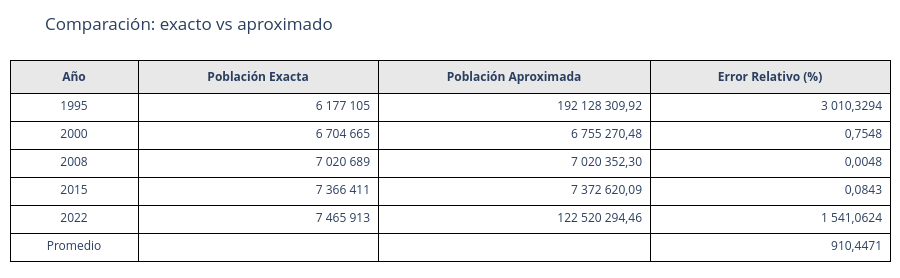

The notebook cell this image was saved under:
### Markdown cell above
## Error Relativo
### Fórmula 
$ |\frac {(Valor Exacto - Valor Aproximado)} {Valor Exacto} | *100$

### Code cell
error_relativo = np.abs((y_exacto - y_aprox) / y_exacto) * 100

tabla_plotly(
    "Comparación: exacto vs aproximado",
    ["Año", "Población Exacta", "Población Aproximada", "Error Relativo (%)"],
    [
        [str(int(a)) for a in x_test] + ["Promedio"],
        [fmt(v) for v in y_exacto] + [""],
        [fmt(v, 2) for v in y_aprox] + [""],
        [fmt(v, 4) for v in error_relativo] + [fmt(error_relativo.mean(), 4)],
    ],
    ["center", "right", "right", "right"],
    [80, 150, 170, 150],
)
print(f"Error relativo promedio: {fmt(error_relativo.mean(), 6)} %")

### Figure 1 — Plotly figure (JSON) as saved in the notebook; plotly's stock layout.template omitted (floating-point values rounded to 4 significant figures)
{"data": [{"cells": {"align": ["center", "right", "right", "right"], "fill": {"color": "white"}, "height": 28, "line": {"color": "black"}, "values": [["1995", "2000", "2008", "2015", "2022", "Promedio"], ["6 177 105", "6 704 665", "7 020 689", "7 366 411", "7 465 913", ""], ["192 128 309,92", "6 755 270,48", "7 020 352,30", "7 372 620,09", "122 520 294,46", ""], ["3 010,3294", "0,7548", "0,0048", "0,0843", "1 541,0624", "910,4471"]]}, "columnwidth": [80, 150, 170, 150], "header": {"align": "center", "fill": {"color": "#e8e8e8"}, "height": 32, "line": {"color": "black"}, "values": ["<b>Año</b>", "<b>Población Exacta</b>", "<b>Población Aproximada</b>", "<b>Error Relativo (%)</b>"]}, "type": "table"}], "layout": {"height": 278, "margin": {"b": 10, "l": 10, "r": 10, "t": 60}, "title": {"text": "Comparación: exacto vs aproximado"}}}
